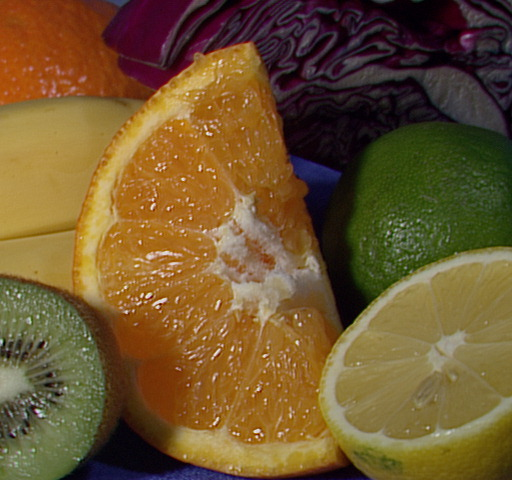
#> input picture 2week/fruits.jpg, 512 x 480 px
$ python test.py   (older library calls are emulated)
#> lines starting #> are read from the running program, lines starting #| are printed output that depends on the picture
import numpy as np
import matplotlib.pyplot as plt
import cv2

def my_calc(img):
    h, w = img.shape[:2]
    hist = np.zeros((256,), dtype=np.int)
    for row in range(h):
        for col in range(w):
            intensity = img[row,col]
            hist[intensity] += 1
    return hist

def hist_stretch(src, hist):
    (h,w) = src.shape
    dst = np.zeros((h,w), dtype = np.uint8)
    min = 256
    max = -1

    for i in range(len(hist)):
        if hist[i] != 0 and i < min:
            min = i
        if hist[i] != 0 and i > max:
            max = i

    stretch = np.zeros(hist.shape, dtype = np.int8)
    for i in range(min, max+1):
        j = int((255-0)/(max-min) * (i-min)+0)
        stretch[j] = hist[i]

    for row in range(h):
        for col in range(w):
            dst[row,col] = (255-0)/(max-min) * (src[row,col] -min) + 0

    return dst, stretch

if __name__ == '__main__':
    src = cv2.imread('fruits.jpg', cv2.IMREAD_GRAYSCALE)
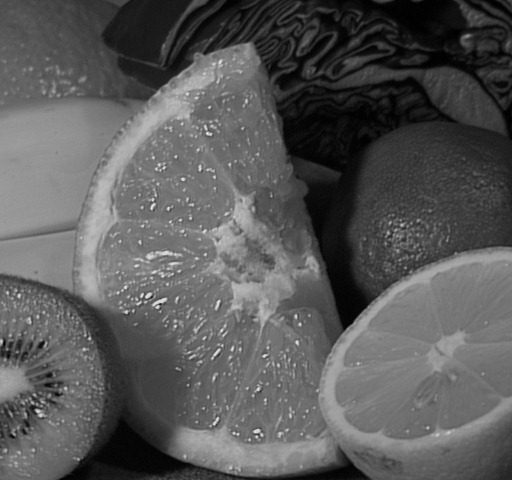
#> src: shape (480, 512); min 0, max 238, mean 88.7
    src_div = cv2.imread('fruits_div3.jpg', cv2.IMREAD_GRAYSCALE)
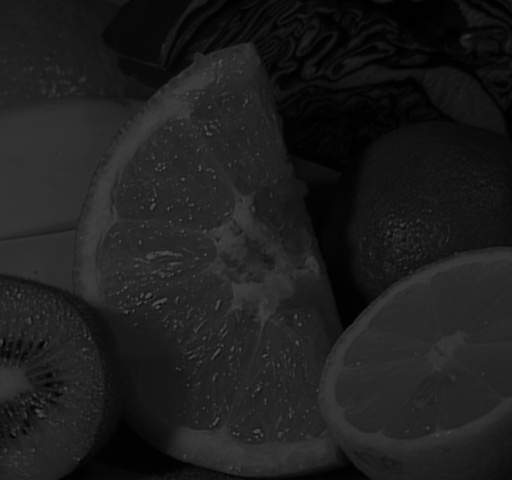
#> input picture 2week/fruits_div3.jpg, 512 x 480 px
#> src_div is the input picture: shape (480, 512); min 0, max 81, mean 29.6
    hist = my_calc(src)
#> after the loop in my_calc, `for row in range(h):`: hist = 256 values, max 2883 at index 116, min 0 at index 232, mean 960
    hist_div = my_calc(src_div)
#> hist_div = 256 values, max 8440 at index 37, min 0 at index 82, mean 960

    dst, stretch = hist_stretch(src_div,hist_div)
#> the loop in hist_stretch, `for i in range(len(hist)):` made 256 passes
#> min on pass 1: 0
#> after the loop in hist_stretch, `for i in range(len(hist)):`: max = 81; min = 0
#> the loop in hist_stretch, `for i in range(min, max+1):` made 82 passes
#> j on passes 1 to 12: 0, 3, 6, 9, 12, 15, 18, 22, 25, 28, 31, 34
#> after the loop in hist_stretch, `for i in range(min, max+1):`: stretch = 256 values, max 123 at index 97, min -126 at index 56, mean 0

    binX = np.arange(len(stretch))
#> binX = 256 values from 0 to 255
    plt.bar(binX, hist_div, width=0.5, color='g')
    plt.title('divide 3 image')
    plt.xlabel('pixel intensity')
    plt.ylabel('pixel num')
    plt.show()
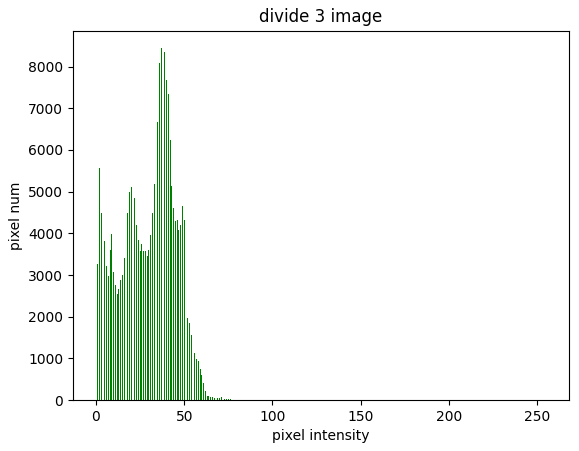
#> figure drawn by matplotlib, 1 panel; tallest bar 8440 high, from x = 36.75 to 37.25

    plt.bar(binX, stretch, width=0.5, color='g')
    plt.title('strecthing image')
    plt.xlabel('pixel intensity')
    plt.ylabel('pixel num')
    plt.show()
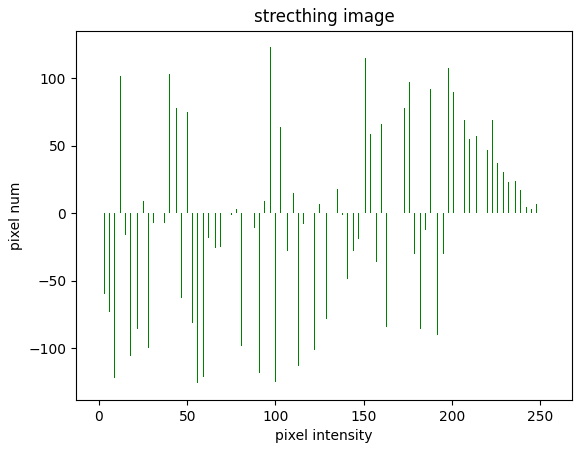
#> figure drawn by matplotlib, 1 panel; tallest bar 123 high, from x = 96.75 to 97.25

    plt.bar(binX, hist, width=0.5, color='g')
    plt.title('original image')
    plt.xlabel('pixel intensity')
    plt.ylabel('pixel num')
    plt.show()
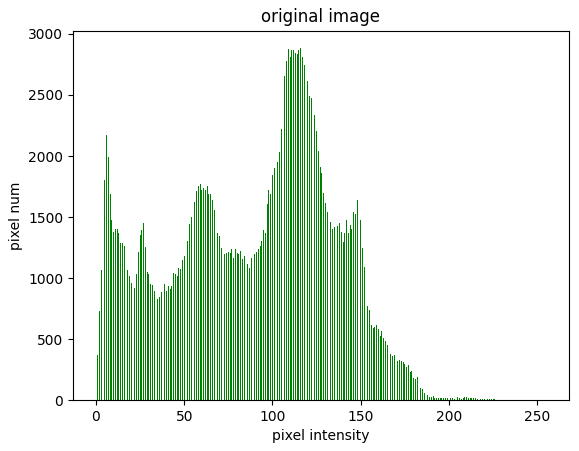
#> figure drawn by matplotlib, 1 panel; tallest bar 2883 high, from x = 115.8 to 116.2

    cv2.imshow('div 1/3 image', src_div)
    cv2.imshow('stretched image', dst)
    cv2.imshow('original image', src)
    cv2.waitKey()
    cv2.destroyAllWindows()
